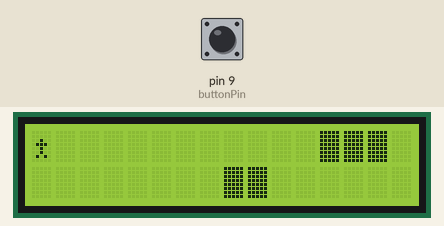
This sketch was run on a simulated Arduino Uno, built with avr-gcc and run on an emulated ATmega328P. Shown: 16×2 character LCD. The test bench sets the inputs (shaded band); at power-on: pin 9 (buttonPin) LOW. Random numbers use the default seed unless the sketch sets one; what the sketch prints to the serial monitor is not drawn.

Above: at 0.23 s.
At 1.2 s:
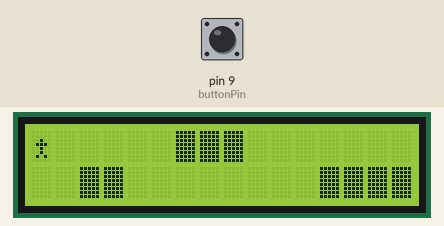
1.3 s: pin 9 (buttonPin) pulled HIGH for 0.15 s
At 2.2 s:
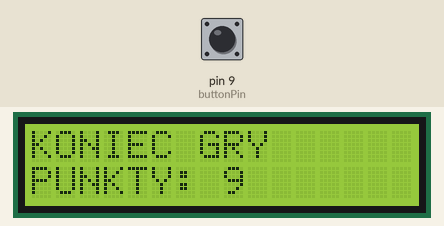
Timing chart, 0 to 4.3 s (numbered marks = the images above; inputs shaded):
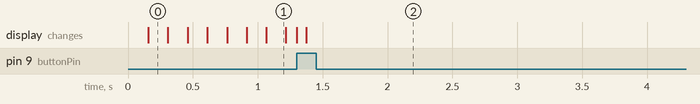

The sketch:

lcd_game.ino
```cpp
#include <LiquidCrystal.h>

//button
const int buttonPin = 9;
int previousState = 0;
int buttonState = 0;
bool wasButtonPressed = false;

//lcd
LiquidCrystal lcd(12, 11, 5, 4, 3, 2);

//player
byte player[8] = {
    B00000,
    B00000,
    B00100,
    B01110,
    B00100,
    B00100,
    B01010,
    B00000,
};

int playerCharReference = 0;
int playersPosition = 0;

//obstacles
byte block[8] = {
    B11111,
    B11111,
    B11111,
    B11111,
    B11111,
    B11111,
    B11111,
    B11111,
};

int blockCharReference = 1;

struct Obstacle
{
    int row = -1;
    int col = -1;
    int length = -1;
    bool deleted = true;
};

const int maxObstaclesNumber = 10;
Obstacle obstacles[maxObstaclesNumber];

void setup()
{
    Serial.begin(9600);
    pinMode(buttonPin, INPUT);
    lcd.begin(16, 2);

    initializeCustomChars();
    setFirstObstacles();
    drawPlayerOnRow(0);
}

void initializeCustomChars()
{
    lcd.createChar(playerCharReference, player);
    lcd.createChar(blockCharReference, block);
}

void setFirstObstacles()
{
    obstacles[0].row = 0;
    obstacles[0].col = 13;
    obstacles[0].length = 3;
    obstacles[0].deleted = false;

    obstacles[1].row = 1;
    obstacles[1].col = 9;
    obstacles[1].length = 2;
    obstacles[1].deleted = false;
}

int points = 0;
bool gameOver = false;

void loop()
{
    if (!gameOver)
    {
        readButtonState();
        movePlayerIfButtonWasPressed();
        drawPresentObstacles();
        detectPotentialCollision();
    }
}

void readButtonState()
{
    buttonState = digitalRead(buttonPin);
    if (buttonState == HIGH && previousState == LOW)
    {
        wasButtonPressed = true;
    }
    previousState = buttonState;
}

void movePlayerIfButtonWasPressed()
{
    if (wasButtonPressed)
    {
        clearPosition(playersPosition);

        if (playersPosition == 0)
        {
            drawPlayerOnRow(1);
        }
        else
        {
            drawPlayerOnRow(0);
        }

        playersPosition = !playersPosition;
    }

    wasButtonPressed = false;
}

void drawPlayerOnRow(int row)
{
    lcd.setCursor(0, row);
    lcd.write(playerCharReference);
}

void clearPosition(int row)
{
    lcd.setCursor(0, row);
    lcd.write(" ");
}

int previousBlockRefresh = 0;

void drawPresentObstacles()
{
    int currentTime = millis();
    if (isTimeToRefreshScreen(currentTime))
    {
        advanceObstacles();

        //draw every not deleted obstacle
        for (int i = 0; i < maxObstaclesNumber; i++)
        {
            if (!obstacles[i].deleted)
            {
                for (int j = 0; j < obstacles[i].length; j++)
                {
                    drawBlockOnPosition(obstacles[i].row, obstacles[i].col + j);
                }
            }
        }
        generateNextObstaclesWhenPossible();

        previousBlockRefresh = currentTime;
        points++;
    }
}

//refreshing the screen every half second
bool isTimeToRefreshScreen(int currentTime)
{
    return (currentTime - previousBlockRefresh) > 150;
}

//shifting every obstacle by one column to the left
void advanceObstacles()
{
    for (int i = 0; i < maxObstaclesNumber; i++)
    {
        if (!obstacles[i].deleted)
        {
            for (int j = 0; j < obstacles[i].length; j++)
            {
                clearBlockOnPosition(obstacles[i].row, obstacles[i].col + j);
            }

            obstacles[i].col--;
            if (obstacles[i].col + obstacles[i].length == 0)
            {
                setObstaclesAsDeleted(i);
            }
        }
    }
}

//setting obstacles as deleted when it leaves the screen
void setObstaclesAsDeleted(int i)
{
    obstacles[i].deleted = true;
}

void drawBlockOnPosition(int row, int col)
{
    lcd.setCursor(col, row);
    lcd.write(blockCharReference);
}

void clearBlockOnPosition(int row, int col)
{
    lcd.setCursor(col, row);
    lcd.write(" ");
}

void detectPotentialCollision()
{
    for (int i = 0; i < maxObstaclesNumber; i++)
    {
        if ((obstacles[i].col == 0 || obstacles[i].col + obstacles[i].length == 1) && obstacles[i].row == playersPosition)
        {
            setGameAsOver();
        }
    }
}

void setGameAsOver()
{
    gameOver = true;
    lcd.clear();
    lcd.setCursor(0, 0);
    lcd.print("KONIEC GRY");
    lcd.setCursor(0, 1);
    lcd.print("PUNKTY: ");
    lcd.setCursor(8, 1);
    lcd.print(points);
}

void generateNextObstaclesWhenPossible()
{
    int freeBlocksPercentage = getFreeBlocksPercentage();
    Serial.println(freeBlocksPercentage);
    if (freeBlocksPercentage > 60)
    {
        generateNewObstacle();
    }
}

void generateNewObstacle()
{
    bool found = false;
    for (int i = 0; i < maxObstaclesNumber; i++)
    {
        if (obstacles[i].deleted && !found)
        {
            found = true;
            int randomRow = random(0, 2);
            int lastFreeColumn = getLastUsedColumn();
            int randomDistanceFromLastBlock = random(2, 5);
            obstacles[i].row = randomRow;
            obstacles[i].col = lastFreeColumn + randomDistanceFromLastBlock;
            obstacles[i].length = random(1, 7);
            obstacles[i].deleted = false;
            break;
        }
    }
}

int getLastUsedColumn()
{
    int maxColumn = 0;
    for (int i = 0; i < maxObstaclesNumber; i++)
    {
        if (!obstacles[i].deleted)
        {
            if ((obstacles[i].col + obstacles[i].length) > maxColumn)
            {
                maxColumn = obstacles[i].col + obstacles[i].length;
            }
        }
    }

    return maxColumn;
}

int getFreeBlocksPercentage()
{
    int usedBlocksNumber = 0;
    for (int i = 0; i < maxObstaclesNumber; i++)
    {
        if (!obstacles[i].deleted)
        {
            usedBlocksNumber += obstacles[i].length;
        }
    }
    int freeBlocksNumber = 30 - usedBlocksNumber;

    return freeBlocksNumber / 30.0 * 100;
}
```
